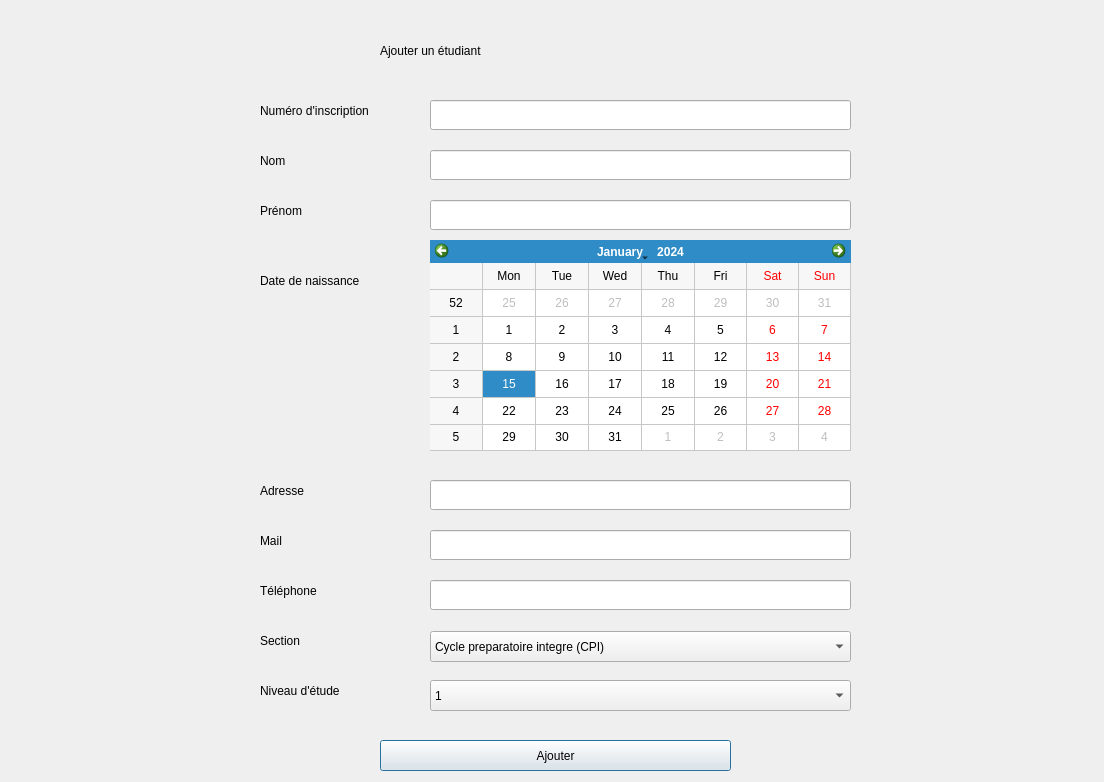
<?xml version="1.0" encoding="UTF-8"?>
<ui version="4.0">
 <class>Dialog</class>
 <widget class="QDialog" name="Dialog">
  <property name="geometry">
   <rect>
    <x>0</x>
    <y>0</y>
    <width>1104</width>
    <height>782</height>
   </rect>
  </property>
  <property name="windowTitle">
   <string>Dialog</string>
  </property>
  <property name="styleSheet">
   <string notr="true">font: 75 12pt &quot;Arial&quot;;</string>
  </property>
  <widget class="QLabel" name="label">
   <property name="geometry">
    <rect>
     <x>260</x>
     <y>100</y>
     <width>161</width>
     <height>21</height>
    </rect>
   </property>
   <property name="layoutDirection">
    <enum>Qt::LeftToRight</enum>
   </property>
   <property name="styleSheet">
    <string notr="true">font: 75 12pt &quot;MS Shell Dlg 2&quot;;</string>
   </property>
   <property name="text">
    <string>Numéro d'inscription</string>
   </property>
  </widget>
  <widget class="QLineEdit" name="lineEditNumeroInscription">
   <property name="geometry">
    <rect>
     <x>430</x>
     <y>100</y>
     <width>421</width>
     <height>30</height>
    </rect>
   </property>
   <property name="inputMask">
    <string/>
   </property>
   <property name="maxLength">
    <number>32767</number>
   </property>
  </widget>
  <widget class="QLabel" name="label_2">
   <property name="geometry">
    <rect>
     <x>260</x>
     <y>150</y>
     <width>161</width>
     <height>21</height>
    </rect>
   </property>
   <property name="layoutDirection">
    <enum>Qt::LeftToRight</enum>
   </property>
   <property name="styleSheet">
    <string notr="true">font: 75 12pt &quot;MS Shell Dlg 2&quot;;</string>
   </property>
   <property name="text">
    <string>Nom</string>
   </property>
  </widget>
  <widget class="QLineEdit" name="lineEditNom">
   <property name="geometry">
    <rect>
     <x>430</x>
     <y>150</y>
     <width>421</width>
     <height>30</height>
    </rect>
   </property>
  </widget>
  <widget class="QLabel" name="label_3">
   <property name="geometry">
    <rect>
     <x>260</x>
     <y>200</y>
     <width>161</width>
     <height>21</height>
    </rect>
   </property>
   <property name="layoutDirection">
    <enum>Qt::LeftToRight</enum>
   </property>
   <property name="styleSheet">
    <string notr="true">font: 75 12pt &quot;MS Shell Dlg 2&quot;;</string>
   </property>
   <property name="text">
    <string>Prénom</string>
   </property>
  </widget>
  <widget class="QLineEdit" name="lineEditPrenom">
   <property name="geometry">
    <rect>
     <x>430</x>
     <y>200</y>
     <width>421</width>
     <height>30</height>
    </rect>
   </property>
  </widget>
  <widget class="QLabel" name="label_4">
   <property name="geometry">
    <rect>
     <x>260</x>
     <y>270</y>
     <width>161</width>
     <height>21</height>
    </rect>
   </property>
   <property name="layoutDirection">
    <enum>Qt::LeftToRight</enum>
   </property>
   <property name="styleSheet">
    <string notr="true">font: 75 12pt &quot;MS Shell Dlg 2&quot;;</string>
   </property>
   <property name="text">
    <string>Date de naissance</string>
   </property>
  </widget>
  <widget class="QLabel" name="label_5">
   <property name="geometry">
    <rect>
     <x>260</x>
     <y>480</y>
     <width>161</width>
     <height>21</height>
    </rect>
   </property>
   <property name="layoutDirection">
    <enum>Qt::LeftToRight</enum>
   </property>
   <property name="styleSheet">
    <string notr="true">font: 75 12pt &quot;MS Shell Dlg 2&quot;;</string>
   </property>
   <property name="text">
    <string>Adresse</string>
   </property>
  </widget>
  <widget class="QLabel" name="label_6">
   <property name="geometry">
    <rect>
     <x>260</x>
     <y>530</y>
     <width>161</width>
     <height>21</height>
    </rect>
   </property>
   <property name="layoutDirection">
    <enum>Qt::LeftToRight</enum>
   </property>
   <property name="styleSheet">
    <string notr="true">font: 75 12pt &quot;MS Shell Dlg 2&quot;;</string>
   </property>
   <property name="text">
    <string>Mail</string>
   </property>
  </widget>
  <widget class="QLineEdit" name="lineEditAdresse">
   <property name="geometry">
    <rect>
     <x>430</x>
     <y>480</y>
     <width>421</width>
     <height>30</height>
    </rect>
   </property>
  </widget>
  <widget class="QLineEdit" name="lineEditMail">
   <property name="geometry">
    <rect>
     <x>430</x>
     <y>530</y>
     <width>421</width>
     <height>30</height>
    </rect>
   </property>
  </widget>
  <widget class="QLabel" name="label_7">
   <property name="geometry">
    <rect>
     <x>260</x>
     <y>580</y>
     <width>161</width>
     <height>21</height>
    </rect>
   </property>
   <property name="layoutDirection">
    <enum>Qt::LeftToRight</enum>
   </property>
   <property name="styleSheet">
    <string notr="true">font: 75 12pt &quot;MS Shell Dlg 2&quot;;</string>
   </property>
   <property name="text">
    <string>Téléphone</string>
   </property>
  </widget>
  <widget class="QLabel" name="label_8">
   <property name="geometry">
    <rect>
     <x>260</x>
     <y>630</y>
     <width>161</width>
     <height>21</height>
    </rect>
   </property>
   <property name="layoutDirection">
    <enum>Qt::LeftToRight</enum>
   </property>
   <property name="styleSheet">
    <string notr="true">font: 75 12pt &quot;MS Shell Dlg 2&quot;;</string>
   </property>
   <property name="text">
    <string>Section</string>
   </property>
  </widget>
  <widget class="QLabel" name="label_9">
   <property name="geometry">
    <rect>
     <x>260</x>
     <y>680</y>
     <width>161</width>
     <height>21</height>
    </rect>
   </property>
   <property name="layoutDirection">
    <enum>Qt::LeftToRight</enum>
   </property>
   <property name="styleSheet">
    <string notr="true">font: 75 12pt &quot;MS Shell Dlg 2&quot;;</string>
   </property>
   <property name="text">
    <string>Niveau d'étude</string>
   </property>
  </widget>
  <widget class="QLineEdit" name="lineEditTelephone">
   <property name="geometry">
    <rect>
     <x>430</x>
     <y>580</y>
     <width>421</width>
     <height>30</height>
    </rect>
   </property>
  </widget>
  <widget class="QPushButton" name="Ajouter">
   <property name="geometry">
    <rect>
     <x>380</x>
     <y>740</y>
     <width>351</width>
     <height>31</height>
    </rect>
   </property>
   <property name="text">
    <string>Ajouter</string>
   </property>
  </widget>
  <widget class="QCalendarWidget" name="DateNaissance">
   <property name="geometry">
    <rect>
     <x>430</x>
     <y>240</y>
     <width>421</width>
     <height>211</height>
    </rect>
   </property>
   <property name="gridVisible">
    <bool>true</bool>
   </property>
  </widget>
  <widget class="QLabel" name="label_10">
   <property name="geometry">
    <rect>
     <x>380</x>
     <y>30</y>
     <width>251</width>
     <height>41</height>
    </rect>
   </property>
   <property name="layoutDirection">
    <enum>Qt::LeftToRight</enum>
   </property>
   <property name="styleSheet">
    <string notr="true">font: 75 22pt &quot;MS Shell Dlg 2&quot;;</string>
   </property>
   <property name="text">
    <string>Ajouter un étudiant</string>
   </property>
  </widget>
  <widget class="QComboBox" name="comboBox">
   <property name="geometry">
    <rect>
     <x>430</x>
     <y>631</y>
     <width>421</width>
     <height>31</height>
    </rect>
   </property>
   <item>
    <property name="text">
     <string>Cycle preparatoire integre (CPI)</string>
    </property>
   </item>
   <item>
    <property name="text">
     <string>Diplome national d'ingenieur(ING)</string>
    </property>
   </item>
   <item>
    <property name="text">
     <string>Licence en sciences de l’informatique(L-I)</string>
    </property>
   </item>
   <item>
    <property name="text">
     <string>Licence en mathematiques appliquee (L-M)</string>
    </property>
   </item>
  </widget>
  <widget class="QComboBox" name="comboBox_2">
   <property name="geometry">
    <rect>
     <x>430</x>
     <y>680</y>
     <width>421</width>
     <height>31</height>
    </rect>
   </property>
   <item>
    <property name="text">
     <string>1</string>
    </property>
   </item>
   <item>
    <property name="text">
     <string>2</string>
    </property>
   </item>
   <item>
    <property name="text">
     <string>3</string>
    </property>
   </item>
  </widget>
  <widget class="QLabel" name="label_11">
   <property name="geometry">
    <rect>
     <x>0</x>
     <y>-20</y>
     <width>1191</width>
     <height>831</height>
    </rect>
   </property>
   <property name="text">
    <string/>
   </property>
   <property name="textFormat">
    <enum>Qt::AutoText</enum>
   </property>
   <property name="pixmap">
    <pixmap resource="../PY/Backgrounds.qrc">:/Back/Background.jpg</pixmap>
   </property>
   <property name="scaledContents">
    <bool>true</bool>
   </property>
   <property name="wordWrap">
    <bool>false</bool>
   </property>
   <property name="openExternalLinks">
    <bool>false</bool>
   </property>
  </widget>
  <zorder>label_11</zorder>
  <zorder>label</zorder>
  <zorder>lineEditNumeroInscription</zorder>
  <zorder>label_2</zorder>
  <zorder>lineEditNom</zorder>
  <zorder>label_3</zorder>
  <zorder>lineEditPrenom</zorder>
  <zorder>label_4</zorder>
  <zorder>label_5</zorder>
  <zorder>label_6</zorder>
  <zorder>lineEditAdresse</zorder>
  <zorder>lineEditMail</zorder>
  <zorder>label_7</zorder>
  <zorder>label_8</zorder>
  <zorder>label_9</zorder>
  <zorder>lineEditTelephone</zorder>
  <zorder>Ajouter</zorder>
  <zorder>DateNaissance</zorder>
  <zorder>label_10</zorder>
  <zorder>comboBox</zorder>
  <zorder>comboBox_2</zorder>
 </widget>
 <resources>
  <include location="../PY/Backgrounds.qrc"/>
 </resources>
 <connections/>
</ui>
